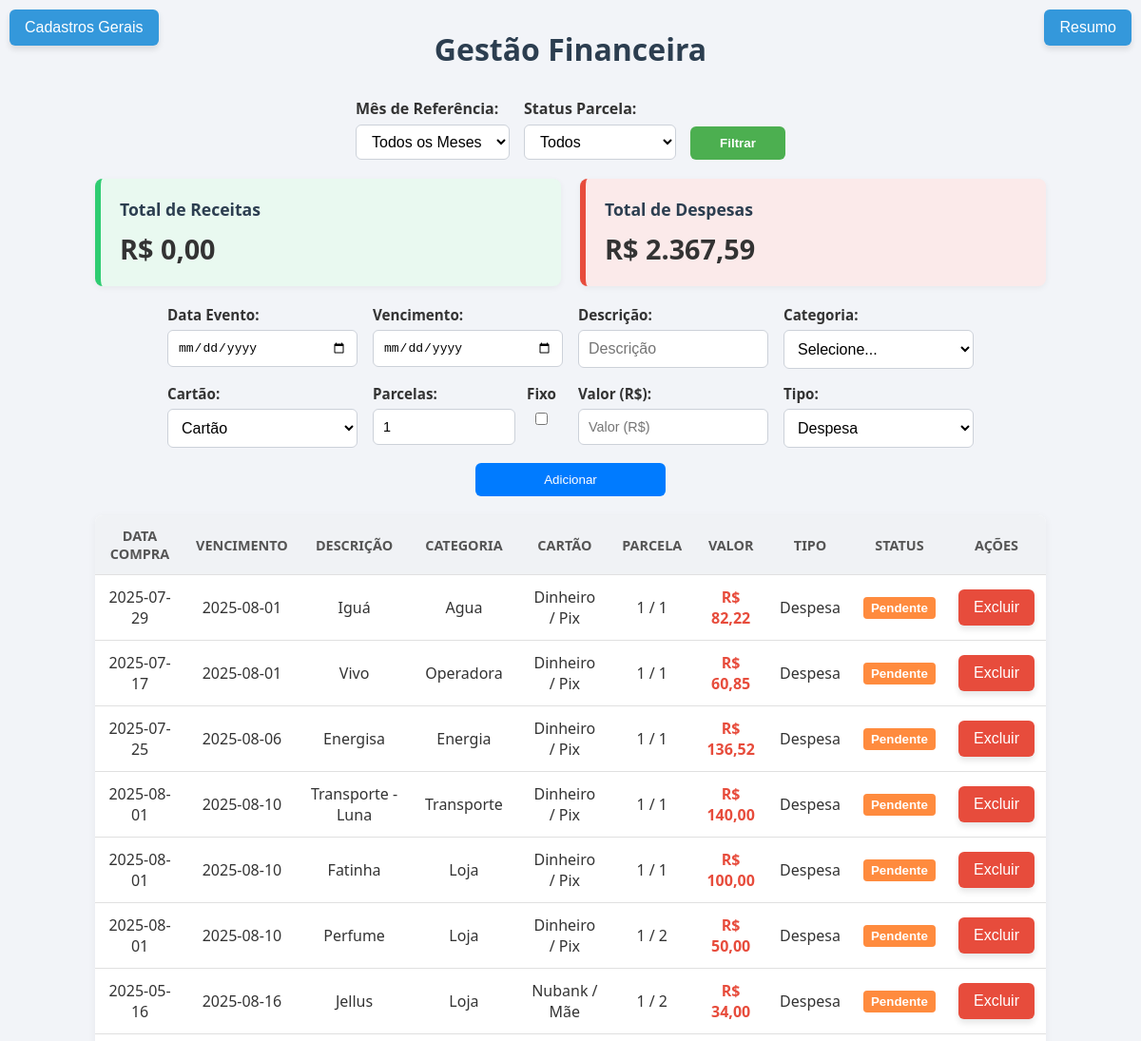
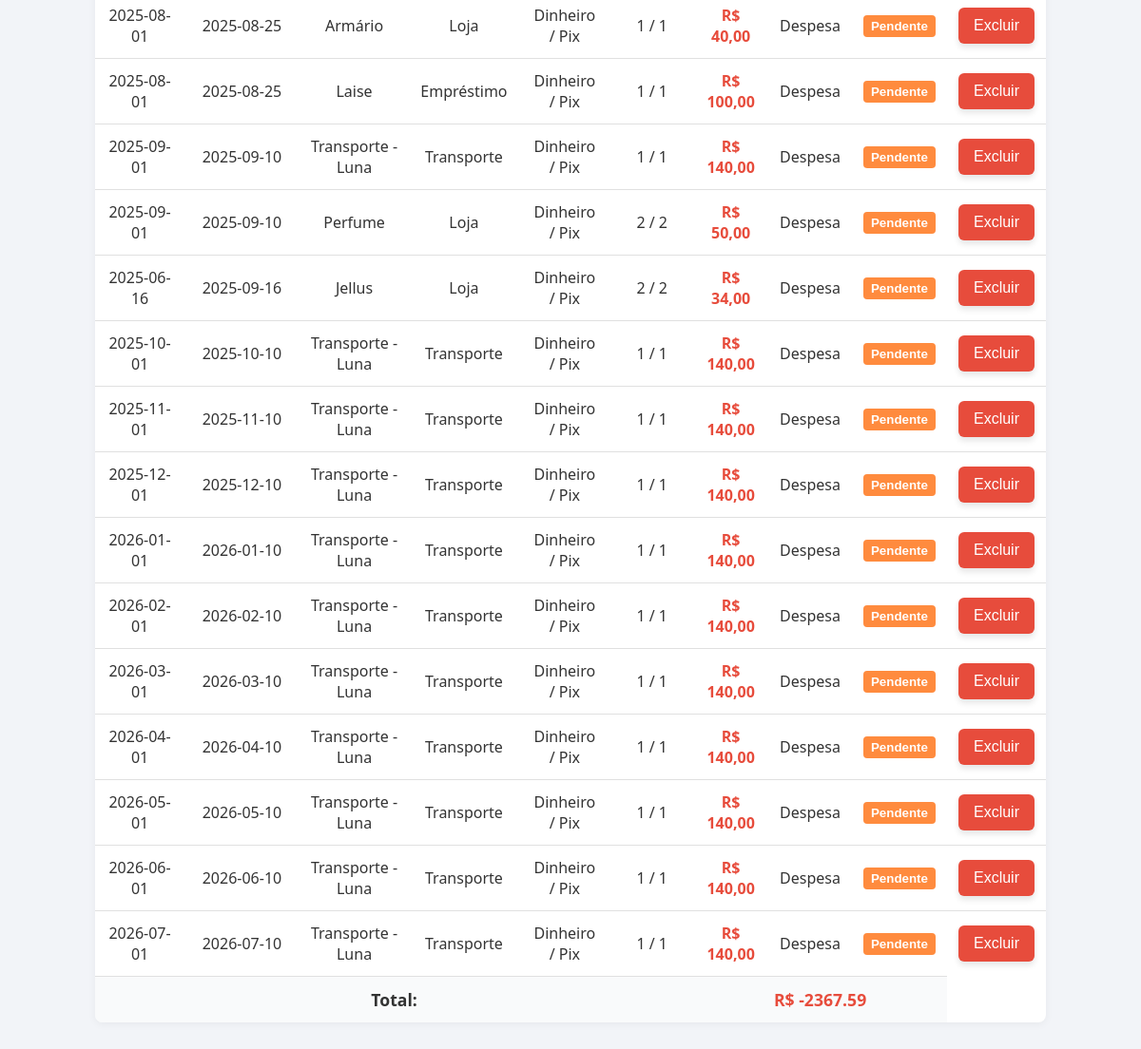
Screenshot of /index (signed in) with the database file from the repository (2 pictures, top to bottom).
### tables this page shows
CREATE TABLE movimentacoes (
        id INTEGER PRIMARY KEY AUTOINCREMENT,
        data TEXT NOT NULL,
        descricao TEXT,
        categoria TEXT,
        cartao TEXT,
        valor REAL,
        tipo TEXT
    , parcelas INTEGER DEFAULT 1, parcela_numero INTEGER DEFAULT 1, paga INTEGER DEFAULT 0, data_pagamento TEXT, usuario_id INTEGER REFERENCES usuarios(id));

CREATE TABLE cartoes (
        id INTEGER PRIMARY KEY AUTOINCREMENT,
        nome TEXT NOT NULL,
        bandeira TEXT
    );

### app.py (the view, shortened to what this page needs)
@app.route('/index', methods=['GET', 'POST'])
def index():
    if 'usuario' not in session:
        return redirect(url_for('login'))
    filtro_mes = request.args.get('mes')
    filtro_pago = request.args.get('pago')
    conn = get_db_connection()
    cursor = conn.cursor()
    cursor.execute("SELECT id FROM usuarios WHERE username = ?", (session['usuario'],))
    usuario_id = cursor.fetchone()['id']
    query = "SELECT * FROM movimentacoes WHERE usuario_id = ?"
    params = [usuario_id]
    if filtro_mes:
        query += " AND strftime('%Y-%m', data_pagamento) = ?"
        params.append(filtro_mes)
    if filtro_pago == 'sim':
        query += " AND paga = 1"
    elif filtro_pago == 'nao':
        query += " AND paga = 0"
    query += " ORDER BY data_pagamento"
    cursor.execute(query, params)
    movimentacoes = cursor.fetchall()
    cursor.execute('SELECT id, nome, descricao FROM categorias ORDER BY descricao')
    categorias = cursor.fetchall()
    cursor.execute('SELECT id, nome, bandeira FROM cartoes ORDER BY bandeira')
    cartoes = cursor.fetchall()
    cartoes_dict = {c['id']: {'nome': c['nome'], 'bandeira': c['bandeira']} for c in cartoes}
    movimentacoes_formatadas = []
    for m in movimentacoes:
        try:
            cartao_id = int(m['cartao']) if m['cartao'] is not None else None
            cartao_info = cartoes_dict.get(cartao_id)
        except (ValueError, KeyError, TypeError):
            cartao_info = None
        movimentacoes_formatadas.append({
            'id': m['id'],
            'data': m['data'],
            'data_pagamento': m['data_pagamento'],
            'descricao': m['descricao'],
            'categoria': m['categoria'],
            'cartao': cartao_info,
            'valor': m['valor'],
            'tipo': m['tipo'],
            'parcelas': m['parcelas'] if 'parcelas' in m.keys() else 1,
            'parcela_numero': m['parcela_numero'] if 'parcela_numero' in m.keys() else 1,
            'paga': bool(m['paga']) if 'paga' in m.keys() else False
        })
    total = sum(m['valor'] if m['tipo'] == 'receita' else -m['valor'] for m in movimentacoes_formatadas)
    total_receitas = sum(m['valor'] for m in movimentacoes_formatadas if m['tipo'] == 'receita')
    total_despesas = sum(m['valor'] for m in movimentacoes_formatadas if m['tipo'] == 'despesa')
    meses = []
    dados_por_mes = defaultdict(lambda: {'receitas': 0, 'despesas': 0})
    for m in movimentacoes_formatadas:
        data = datetime.strptime(m['data'], '%Y-%m-%d')
        mes_nome = data.strftime('%b')
        if mes_nome not in meses:
            meses.append(mes_nome)
        if m['tipo'] == 'receita':
            dados_por_mes[mes_nome]['receitas'] += m['valor']
        else:
            dados_por_mes[mes_nome]['despesas'] += m['valor']
    receitas = [dados_por_mes[mes]['receitas'] for mes in meses]
    despesas = [dados_por_mes[mes]['despesas'] for mes in meses]
    filtro_ano = datetime.now().year
    conn.close()
    return render_template(
        'index.html',
        movimentacoes=movimentacoes_formatadas,
        categorias=categorias,
        cartoes=cartoes,
        total=total,
        total_receitas=total_receitas,
        total_despesas=total_despesas,
        meses=meses,
        receitas=receitas,
        despesas=despesas,
        filtro_mes=filtro_mes,
        filtro_pago=filtro_pago,
        filtro_ano=filtro_ano,
        usuario=session['usuario']
    )

### app.py (called while the page is built)
def get_db_connection():
    conn = sqlite3.connect('database.db')
    conn.row_factory = sqlite3.Row
    return conn

@app.template_filter('format_currency')
def format_currency(valor):
    return f"R$ {valor:,.2f}".replace(',', 'X').replace('.', ',').replace('X', '.')

### templates/index.html (shortened to what this page needs)
<!DOCTYPE html>
<html lang="pt-br">
<head>
    <link rel="stylesheet" href="{{ url_for('static', filename='style.css') }}">
</head>
<body>
    <h1>Gestão Financeira</h1>
    <div class="top-buttons">
        <a href="{{ url_for('cadastros') }}">
            <button class="btn-cadastros">Cadastros Gerais</button>
        </a>
        <a href="{{ url_for('resumo') }}">
            <button class="btn-resumo">Resumo</button>
        </a>
    </div>
    <form method="get" class="filtros-container">
        <div>
            <label for="mes">Mês de Referência:</label>
            <select name="mes" id="mes">
                <option value="" {% if not filtro_mes %}selected{% endif %}>Todos os Meses</option>
            </select>
        </div>
        <div>
            <label for="pago">Status Parcela:</label>
            <select name="pago" id="pago">
                <option value="" {% if not filtro_pago %}selected{% endif %}>Todos</option>
            </select>
        </div>
        <div>
            <button type="submit">Filtrar</button>
        </div>
    </form>
    <div class="caixas-totais">
        <div class="caixa receita">
            <h3>Total de Receitas</h3>
            <p>{{ total_receitas | format_currency }}</p>
        </div>
        <div class="caixa despesa">
            <h3>Total de Despesas</h3>
            <p>{{ total_despesas | format_currency }}</p>
        </div>
    </div>
    <form method="post" class="formulario">
        <div>
            <label for="data">Data Evento:</label>
            <input type="date" name="data" id="data">
        </div>
        <div>
            <label for="data_pagamento">Vencimento:</label>
            <input type="date" name="data_pagamento" id="data_pagamento"required>
        </div>
        <div>
            <label for="descricao">Descrição:</label>
            <input type="text" name="descricao" id="descricao" placeholder="Descrição" required>
        </div>
        <div>
            <label for="categoria">Categoria:</label>
            <select name="categoria" required>
                <option value="">Selecione...</option>
            </select>
        </div>
        <div>
            <label for="cartao">Cartão:</label>
            <select name="cartao" id="cartao" required>
                <option value="" disabled selected>Cartão</option>
            </select>
        </div>
        <div style="display: flex; align-items: flex-start; gap: 1.5rem;">
        <div style="display: flex; flex-direction: column;">
            <label for="parcelas">Parcelas:</label>
            <input type="number" name="parcelas" id="parcelas" min="1" placeholder="Parcelas" value="1" required>
        </div>
        <div style="display: flex; align-items: center; margin-top: -88px; gap: 0.25rem;">
            <label for="fixa" style="margin: 8; margin-right: -155px;">Fixo</label>
            <input type="checkbox" id="fixa" name="fixa" value="1" style="margin-right: -155px;;">
        </div>
        </div>
        <div>
            <label for="valor">Valor (R$):</label>
            <input type="number" name="valor" id="valor" step="0.01" placeholder="Valor (R$)" required>
        </div>
        <div>
            <label for="tipo">Tipo:</label>
            <select name="tipo" id="tipo" required>
                <option value="despesa">Despesa</option>
            </select>
        </div>
        <div>
            <button type="submit" class="btn-incluir">Adicionar</button>
        </div>
    </form>
    <table>
        <thead>
            <tr>
                <th>Data Compra</th>
                <th>Vencimento</th>
                <th>Descrição</th>
                <th>Categoria</th>
                <th>Cartão</th>
                <th>Parcela</th>
                <th>Valor</th>
                <th>Tipo</th>
                <th>Status</th>
                <th>Ações</th>
            </tr>
        </thead>
        <tbody>
            {% for m in movimentacoes %}
                <tr>
                    <td>{{ m.data }}</td>
                    <td>{{ m.data_pagamento }}</td>
                    <td>{{ m.descricao }}</td>
                    <td>{{ m.categoria }}</td>
                    <td>
                        {% if m.cartao %}
                            {{ m.cartao['bandeira'] }} / {{ m.cartao['nome'] }}
                        {% else %}
                            <em>Não vinculado</em>
                        {% endif %}
                    </td>
                    <td>{{ m.parcela_numero }} / {{ m.parcelas }}</td>
                    <td class="{{ 'positivo' if m.tipo == 'receita' else 'negativo' }}">
                        {{ m.valor | format_currency }}
                    </td>
                    <td>{{ m.tipo.capitalize() }}</td>
                    <td>
                        <form method="post" action="{{ url_for('index') }}" style="display:inline;">
                            <button type="submit" class="btn-status {{ 'paga' if m.paga else 'pendente' }}">
                                {{ 'Pago' if m.paga else 'Pendente' }}
                            </button>
                        </form>
                    </td>
                    <td>
                        <form method="post" style="display:inline;">
                            <button type="submit" name="excluir_movimentacao" class="btn-excluir">Excluir</button>
                        </form>
                    </td>
                </tr>
            {% endfor %}
        </tbody>
        <tfoot>
            <tr>
                <td colspan="6"><strong>Total:</strong></td>
                <td colspan="3">
                    <strong class="{{ 'positivo' if total >= 0 else 'negativo' }}">
                        R$ {{ '%.2f'|format(total) }}
                    </strong>
                </td>
            </tr>
        </tfoot>
    </table>
</body>
</html>

### static/style.css (style rules this page uses)
.btn-cadastros { position: fixed; top: 10px; left: 10px; padding: 10px 16px; background-color: #3498db; color: white; border: none; border-radius: 6px; cursor: pointer; font-size: 1em; box-shadow: 0 4px 6px rgba(0, 0, 0, 0.1); transition: background-color 0.3s ease; }
.btn-resumo { position: fixed; top: 10px; right: 10px; padding: 10px 16px; background-color: #3498db; color: white; border: none; border-radius: 6px; cursor: pointer; font-size: 1em; box-shadow: 0 4px 6px rgba(0, 0, 0, 0.1); transition: background-color 0.3s ease; }
.pendente { background-color: #ff8b3e; color: white; }
.caixas-totais { display: flex; justify-content: center; gap: 20px; margin: 20px auto; flex-wrap: wrap; max-width: 1000px; }
.caixa { flex: 1 1 300px; padding: 20px; border-radius: 8px; box-shadow: 0 2px 6px rgba(0, 0, 0, 0.05); background-color: #fff; border-left: 6px solid #ccc; transition: transform 0.2s ease; }
.caixa.receita { border-left-color: #2ecc71; background-color: #e9f9f0; }
.caixa.despesa { border-left-color: #e74c3c; background-color: #fbeaea; }
.caixa h3 { margin-bottom: 10px; font-size: 1.1em; color: #2c3e50; }
.caixa p { font-size: 1.8em; font-weight: bold; color: #333; margin: 0; word-break: break-word; }
.filtros-container { display: flex; gap: 15px; justify-content: center; align-items: flex-end; margin: 20px auto; max-width: 1000px; flex-wrap: wrap; }
.filtros-container > div { display: flex; flex-direction: column; align-items: flex-start; }
.filtros-container label { font-weight: 600; margin-bottom: 6px; color: #333; font-size: 1em; }
.filtros-container input[type="month"], .filtros-container select { padding: 8px 12px; font-size: 1em; border: 1px solid #ccd1d9; border-radius: 6px; background-color: #fff; transition: border-color 0.2s ease; min-width: 160px; box-sizing: border-box; }
.filtros-container button { padding: 10px 16px; background-color: #4CAF50; color: white; font-weight: 600; border: none; border-radius: 6px; cursor: pointer; transition: background-color 0.3s ease; min-width: 100px; box-sizing: border-box; margin-top: 26px; }
.formulario { display: flex; flex-wrap: wrap; gap: 16px; justify-content: center; max-width: 1000px; margin: 20px auto; }
.formulario div { display: flex; flex-direction: column; width: 200px; }
.formulario label { font-weight: 600; margin-bottom: 6px; color: #333; font-size: 0.95em; }
.formulario input, .formulario select { padding: 10px; font-size: 1em; border: 1px solid #ccd1d9; border-radius: 6px; background-color: #fff; transition: border-color 0.2s ease; }
.btn-incluir { background-color: #007bff; color: white; border: none; padding: 10px 16px; border-radius: 6px; cursor: pointer; transition: background-color 0.2s ease; }
table { width: 100%; max-width: 1000px; margin: 0 auto; border-collapse: collapse; background-color: #fff; border-radius: 8px; box-shadow: 0 2px 8px rgba(0,0,0,0.05); overflow: hidden; }
th { background-color: #f0f2f5; color: #555; padding: 12px; text-transform: uppercase; font-size: 0.9em; }
td { padding: 12px; text-align: center; border-top: 1px solid #e0e0e0; }
tfoot td { background-color: #f9fafb; font-weight: bold; font-size: 1.1em; }
.negativo { color: #e74c3c; font-weight: bold; }
.btn-status { padding: 4px 8px; cursor: pointer; border: none; border-radius: 4px; font-weight: bold; }
.btn-excluir { background-color: #e74c3c; color: white; border: none; padding: 10px 16px; border-radius: 6px; cursor: pointer; font-size: 1em; box-shadow: 0 4px 6px rgba(0, 0, 0, 0.1); transition: background-color 0.3s ease; }
input[name="valor"] { width: 100%; font-size: 0.9em; box-sizing: border-box; }
input[name="parcelas"] { width: 75%; font-size: 0.9em; box-sizing: border-box; }
* { box-sizing: border-box; margin: 0; padding: 0; }
body { font-family: 'Segoe UI', Tahoma, Geneva, Verdana, sans-serif; background-color: #f2f4f8; padding: 30px; color: #333; }
h1 { text-align: center; margin-bottom: 30px; color: #2c3e50; }

### rows the page displays
movimentacoes: data "2025-07-29", data_pagamento "2025-08-01", descricao "Iguá", categoria "Agua", cartao.bandeira "Dinheiro", cartao.nome "Pix", parcela_numero "1", parcelas "1", valor "R$ 82,22", tipo "Despesa", paga "Pendente"
movimentacoes: data "2025-07-17", data_pagamento "2025-08-01", descricao "Vivo", categoria "Operadora", cartao.bandeira "Dinheiro", cartao.nome "Pix", parcela_numero "1", parcelas "1", valor "R$ 60,85", tipo "Despesa", paga "Pendente"
movimentacoes: data "2025-07-25", data_pagamento "2025-08-06", descricao "Energisa", categoria "Energia", cartao.bandeira "Dinheiro", cartao.nome "Pix", parcela_numero "1", parcelas "1", valor "R$ 136,52", tipo "Despesa", paga "Pendente"
movimentacoes: data "2025-08-01", data_pagamento "2025-08-10", descricao "Transporte - Luna", categoria "Transporte", cartao.bandeira "Dinheiro", cartao.nome "Pix", parcela_numero "1", parcelas "1", valor "R$ 140,00", tipo "Despesa", paga "Pendente"
movimentacoes: data "2025-08-01", data_pagamento "2025-08-10", descricao "Fatinha", categoria "Loja", cartao.bandeira "Dinheiro", cartao.nome "Pix", parcela_numero "1", parcelas "1", valor "R$ 100,00", tipo "Despesa", paga "Pendente"
movimentacoes: data "2025-08-01", data_pagamento "2025-08-10", descricao "Perfume", categoria "Loja", cartao.bandeira "Dinheiro", cartao.nome "Pix", parcela_numero "1", parcelas "2", valor "R$ 50,00", tipo "Despesa", paga "Pendente"
movimentacoes: data "2025-05-16", data_pagamento "2025-08-16", descricao "Jellus", categoria "Loja", cartao.bandeira "Nubank", cartao.nome "Mãe", parcela_numero "1", parcelas "2", valor "R$ 34,00", tipo "Despesa", paga "Pendente"
movimentacoes: data "2025-08-01", data_pagamento "2025-08-25", descricao "Armário", categoria "Loja", cartao.bandeira "Dinheiro", cartao.nome "Pix", parcela_numero "1", parcelas "1", valor "R$ 40,00", tipo "Despesa", paga "Pendente"
movimentacoes: data "2025-08-01", data_pagamento "2025-08-25", descricao "Laise", categoria "Empréstimo", cartao.bandeira "Dinheiro", cartao.nome "Pix", parcela_numero "1", parcelas "1", valor "R$ 100,00", tipo "Despesa", paga "Pendente"
movimentacoes: data "2025-09-01", data_pagamento "2025-09-10", descricao "Transporte - Luna", categoria "Transporte", cartao.bandeira "Dinheiro", cartao.nome "Pix", parcela_numero "1", parcelas "1", valor "R$ 140,00", tipo "Despesa", paga "Pendente"
movimentacoes: data "2025-09-01", data_pagamento "2025-09-10", descricao "Perfume", categoria "Loja", cartao.bandeira "Dinheiro", cartao.nome "Pix", parcela_numero "2", parcelas "2", valor "R$ 50,00", tipo "Despesa", paga "Pendente"
movimentacoes: data "2025-06-16", data_pagamento "2025-09-16", descricao "Jellus", categoria "Loja", cartao.bandeira "Dinheiro", cartao.nome "Pix", parcela_numero "2", parcelas "2", valor "R$ 34,00", tipo "Despesa", paga "Pendente"
movimentacoes: data "2025-10-01", data_pagamento "2025-10-10", descricao "Transporte - Luna", categoria "Transporte", cartao.bandeira "Dinheiro", cartao.nome "Pix", parcela_numero "1", parcelas "1", valor "R$ 140,00", tipo "Despesa", paga "Pendente"
movimentacoes: data "2025-11-01", data_pagamento "2025-11-10", descricao "Transporte - Luna", categoria "Transporte", cartao.bandeira "Dinheiro", cartao.nome "Pix", parcela_numero "1", parcelas "1", valor "R$ 140,00", tipo "Despesa", paga "Pendente"
movimentacoes: data "2025-12-01", data_pagamento "2025-12-10", descricao "Transporte - Luna", categoria "Transporte", cartao.bandeira "Dinheiro", cartao.nome "Pix", parcela_numero "1", parcelas "1", valor "R$ 140,00", tipo "Despesa", paga "Pendente"
movimentacoes: data "2026-01-01", data_pagamento "2026-01-10", descricao "Transporte - Luna", categoria "Transporte", cartao.bandeira "Dinheiro", cartao.nome "Pix", parcela_numero "1", parcelas "1", valor "R$ 140,00", tipo "Despesa", paga "Pendente"
movimentacoes: data "2026-02-01", data_pagamento "2026-02-10", descricao "Transporte - Luna", categoria "Transporte", cartao.bandeira "Dinheiro", cartao.nome "Pix", parcela_numero "1", parcelas "1", valor "R$ 140,00", tipo "Despesa", paga "Pendente"
movimentacoes: data "2026-03-01", data_pagamento "2026-03-10", descricao "Transporte - Luna", categoria "Transporte", cartao.bandeira "Dinheiro", cartao.nome "Pix", parcela_numero "1", parcelas "1", valor "R$ 140,00", tipo "Despesa", paga "Pendente"
movimentacoes: data "2026-04-01", data_pagamento "2026-04-10", descricao "Transporte - Luna", categoria "Transporte", cartao.bandeira "Dinheiro", cartao.nome "Pix", parcela_numero "1", parcelas "1", valor "R$ 140,00", tipo "Despesa", paga "Pendente"
movimentacoes: data "2026-05-01", data_pagamento "2026-05-10", descricao "Transporte - Luna", categoria "Transporte", cartao.bandeira "Dinheiro", cartao.nome "Pix", parcela_numero "1", parcelas "1", valor "R$ 140,00", tipo "Despesa", paga "Pendente"
movimentacoes: data "2026-06-01", data_pagamento "2026-06-10", descricao "Transporte - Luna", categoria "Transporte", cartao.bandeira "Dinheiro", cartao.nome "Pix", parcela_numero "1", parcelas "1", valor "R$ 140,00", tipo "Despesa", paga "Pendente"
movimentacoes: data "2026-07-01", data_pagamento "2026-07-10", descricao "Transporte - Luna", categoria "Transporte", cartao.bandeira "Dinheiro", cartao.nome "Pix", parcela_numero "1", parcelas "1", valor "R$ 140,00", tipo "Despesa", paga "Pendente"

### other values shown
{{ total_receitas | format_currency }} "R$ 0,00"
{{ total_despesas | format_currency }} "R$ 2.367,59"
{{ '%.2f'|format(total) }} "-2367.59"
